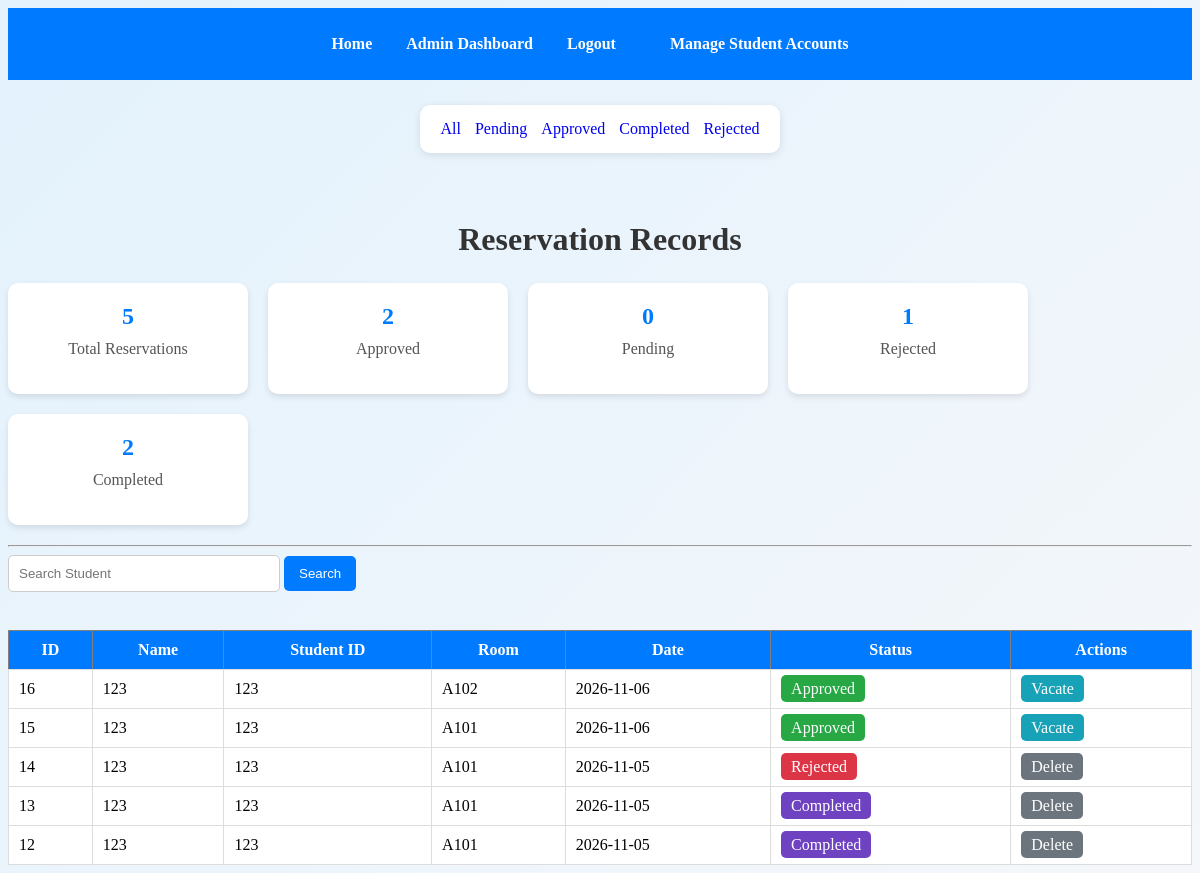
The app's page /admin (signed in), older data.
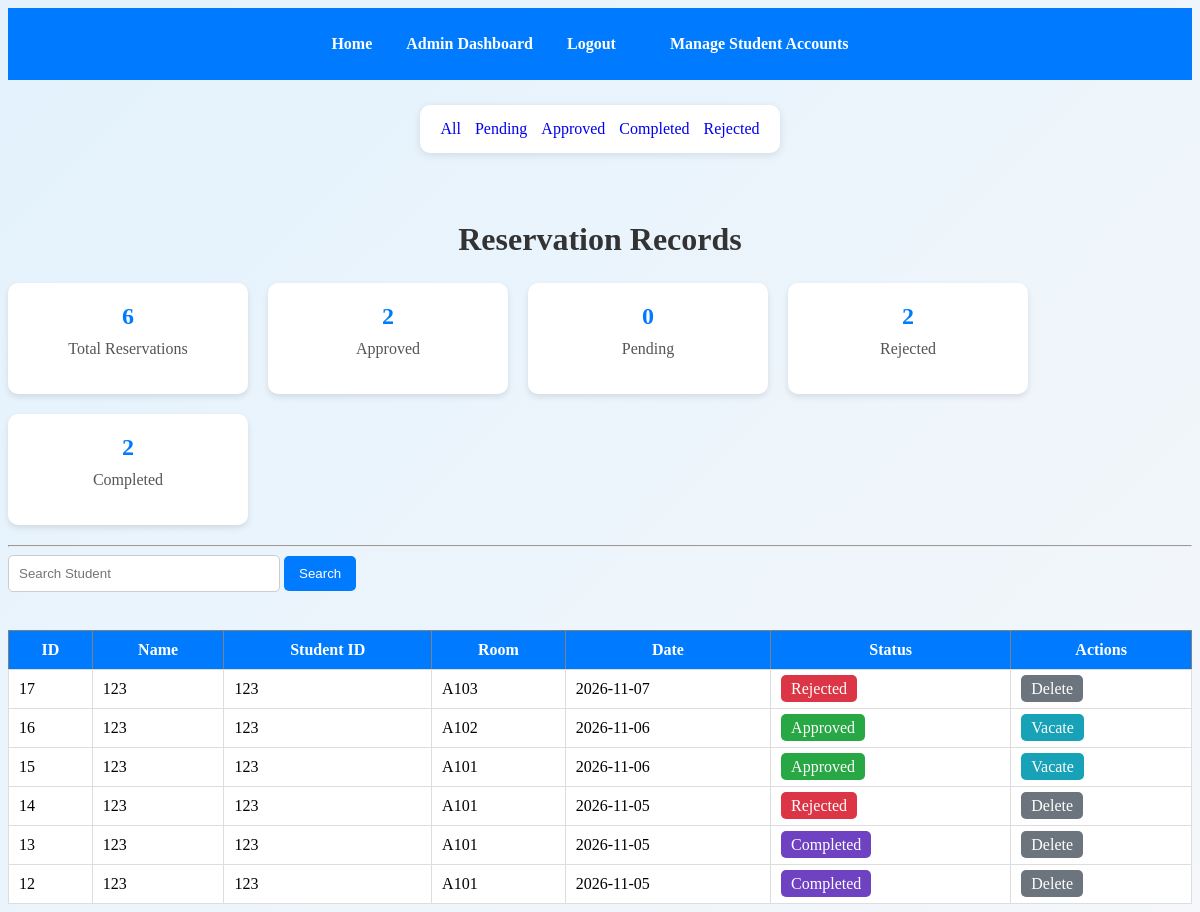
The same page, newer data.
### tables this page shows
CREATE TABLE reservations (
    id INTEGER PRIMARY KEY AUTOINCREMENT,
    student_name TEXT NOT NULL,
    student_id TEXT NOT NULL,
    email TEXT NOT NULL,
    phone TEXT NOT NULL,
    room_id INTEGER NOT NULL,
    reservation_date TEXT NOT NULL,
    status TEXT DEFAULT 'Pending'
, check_in_date TEXT, stay_duration INTEGER, checkout_date TEXT);

CREATE TABLE rooms (
    id INTEGER PRIMARY KEY AUTOINCREMENT,
    room_number TEXT NOT NULL,
    room_type TEXT NOT NULL,
    capacity INTEGER NOT NULL,
    monthly_rate REAL NOT NULL,
    status TEXT NOT NULL
, gender TEXT);

### app.py (the view)
@app.route("/admin")
def admin():
    if not session.get("admin"):
        return redirect("/login")
    conn = sqlite3.connect("boardinghouse.db")
    cursor = conn.cursor()
    cursor.execute("""
    SELECT
        reservations.id,
        reservations.student_name,
        reservations.student_id,
        rooms.room_number,
        reservations.reservation_date,
        reservations.status
    FROM reservations
    JOIN rooms
    ON reservations.room_id = rooms.id
    ORDER BY reservations.id DESC
    """)
    reservations = cursor.fetchall()
    cursor.execute(
        "SELECT COUNT(*) FROM reservations"
    )
    total = cursor.fetchone()[0]
    cursor.execute(
        "SELECT COUNT(*) FROM reservations WHERE status='Approved'"
    )
    approved = cursor.fetchone()[0]
    cursor.execute(
        "SELECT COUNT(*) FROM reservations WHERE status='Pending'"
    )
    pending = cursor.fetchone()[0]
    cursor.execute(
        "SELECT COUNT(*) FROM reservations WHERE status='Rejected'"
    )
    rejected = cursor.fetchone()[0]
    cursor.execute(
    "SELECT COUNT(*) FROM reservations WHERE status='Completed'"
    )
    completed = cursor.fetchone()[0]
    conn.close()
    return render_template(
        "admin.html",
        reservations=reservations,
        total=total,
        approved=approved,
        pending=pending,
        rejected=rejected,
        completed=completed
    )

### templates/admin.html (shortened to what this page needs)
<!DOCTYPE html>
<html>
<head>
    <link rel="stylesheet"
          href="{{ url_for('static', filename='style.css') }}">
</head>
<body>
    <div class="navbar">
    <a href="/">
        Home
    </a>
    <a href="/admin">
        Admin Dashboard
    </a>
    <a href="/logout">
        Logout
    </a>
    <a
        class="reserve-btn"
        href="/students">
    Manage Student Accounts
    </a>
</div>
<div class="filter-section">
    <div class="tabs">
        <a class="tab" href="/admin">All</a>
        <a class="tab" href="/filter/Pending">Pending</a>
        <a class="tab" href="/filter/Approved">Approved</a>
        <a class="tab" href="/filter/Completed">Completed</a>
        <a class="tab" href="/filter/Rejected">Rejected</a>
    </div>
</div>
<br>
<h1
    class="admin-title">
    Reservation Records
</h1>
<div class="dashboard">
    <div class="card">
        <h2>{{ total }}</h2>
        <p>Total Reservations</p>
    </div>
    <div class="card">
        <h2>{{ approved }}</h2>
        <p>Approved</p>
    </div>
    <div class="card">
        <h2>{{ pending }}</h2>
        <p>Pending</p>
    </div>
    <div class="card">
        <h2>{{ rejected }}</h2>
        <p>Rejected</p>
    </div>
    <div class="card">
        <h2>{{ completed }}</h2>
        <p>Completed</p>
    </div>
</div>
<hr>
<form action="/search">
    <input
        class="search-box"
        type="text"
        name="keyword"
        placeholder="Search Student">
    <button class="search-btn" type="submit">
        Search
    </button>
</form>
<br>
<table border="1">
<tr>
    <th>ID</th>
    <th>Name</th>
    <th>Student ID</th>
    <th>Room</th>
    <th>Date</th>
    <th>Status</th>
    <th>Actions</th>
</tr>
{% for reservation in reservations %}
<tr>
    <td>{{ reservation[0] }}</td>
    <td>{{ reservation[1] }}</td>
    <td>{{ reservation[2] }}</td>
    <td>{{ reservation[3] }}</td>
    <td>{{ reservation[4] }}</td>
    <td>
    {% if reservation[5] == "Approved" %}
        <span class="approved">
            Approved
        </span>
    {% elif reservation[5] == "Rejected" %}
        <span class="rejected">
            Rejected
        </span>
    {% elif reservation[5] == "Completed" %}
        <span class="completed">
            Completed
        </span>
    {% else %}
        <span class="pending">
            Pending
        </span>
    {% endif %}
</td>
    <td>
        {% if reservation[5] == "Pending" %}
            <a
                class="action-btn approve-btn"
                href="/approve/{{ reservation[0] }}"
                onclick="return confirm('Approve this reservation?')">
                Approve
            </a>
            <a
                class="action-btn reject-btn"
                href="/reject/{{ reservation[0] }}"
                onclick="return confirm('Reject this reservation?')">
                Reject
            </a>
        {% elif reservation[5] == "Approved" %}
            <a
                class="action-btn vacate-btn"
                href="/vacate/{{ reservation[0] }}"
                onclick="return confirm('Vacate this room?')">
                Vacate
            </a>
        {% elif reservation[5] == "Rejected" %}
            <a
                class="action-btn delete-btn"
                href="/delete/{{ reservation[0] }}"
                onclick="return confirm('Are you sure?')">
                Delete
            </a>
        {% elif reservation[5] == "Completed" %}
            <a
                class="action-btn delete-btn"
                href="/delete/{{ reservation[0] }}"
                onclick="return confirm('Are you sure?')">
                Delete
            </a>
        {% endif %}
    </td>
</tr>
{% endfor %}
</table>
</body>
</html>

### static/style.css (style rules this page uses)
body { background: linear-gradient( 135deg, #e3f2fd, #f5f7fa ); min-height: 100vh; }
h1 { color: #333; margin-top: 20px; margin-bottom: 25px; }
table { width: 100%; border-collapse: collapse; background: white; }
table th { background-color: #007bff; color: white; padding: 10px; }
table td { padding: 10px; border: 1px solid #ddd; }
a { text-decoration: none; }
form { margin-bottom: 20px; }
.dashboard { display: flex; gap: 20px; margin-bottom: 20px; flex-wrap: wrap; }
.card { background: white; padding: 20px; width: 200px; border-radius: 10px; box-shadow: 0px 3px 6px rgba(0,0,0,0.1); text-align: center; }
.card h2 { color: #007bff; margin: 0; }
.card p { margin-top: 10px; color: #555; }
.approved { background-color: #28a745; color: white; padding: 5px 10px; border-radius: 5px; }
.rejected { background-color: #dc3545; color: white; padding: 5px 10px; border-radius: 5px; }
.action-btn { padding: 5px 10px; border-radius: 5px; color: white; text-decoration: none; }
.delete-btn { background-color: #6c757d; }
.reserve-btn { background-color: #007bff; color: white; padding: 12px 20px; border: none; border-radius: 6px; cursor: pointer; font-weight: bold; text-decoration: none; display: inline-block; }
.navbar { background-color: #007bff; padding: 15px; text-align: center; }
.navbar a { color: white; text-decoration: none; margin: 0 15px; font-weight: bold; }
.search-box { padding: 10px; width: 250px; border: 1px solid #ccc; border-radius: 5px; }
.search-btn { padding: 10px 15px; background: #007bff; color: white; border: none; border-radius: 5px; cursor: pointer; }
.vacate-btn { background-color: #17a2b8; }
.completed { background-color: #6f42c1; color: white; padding: 5px 10px; border-radius: 5px; }
.filter-section { background: white; padding: 15px; border-radius: 10px; margin: 25px auto; width: fit-content; box-shadow: 0 2px 8px rgba(0,0,0,0.1); }
.filter-section .tab { margin: 0 5px; }
.admin-title { text-align: center; margin: 25px 0; }

Row changes from the older to the newer data that the page shows:
added reservations: id "17", student_name "123", student "123", room_number "A103", reservation_date "2026-11-07", status "Rejected"
Text that changed along with them:
{{ total }}: "5" → "6"
{{ rejected }}: "1" → "2"
